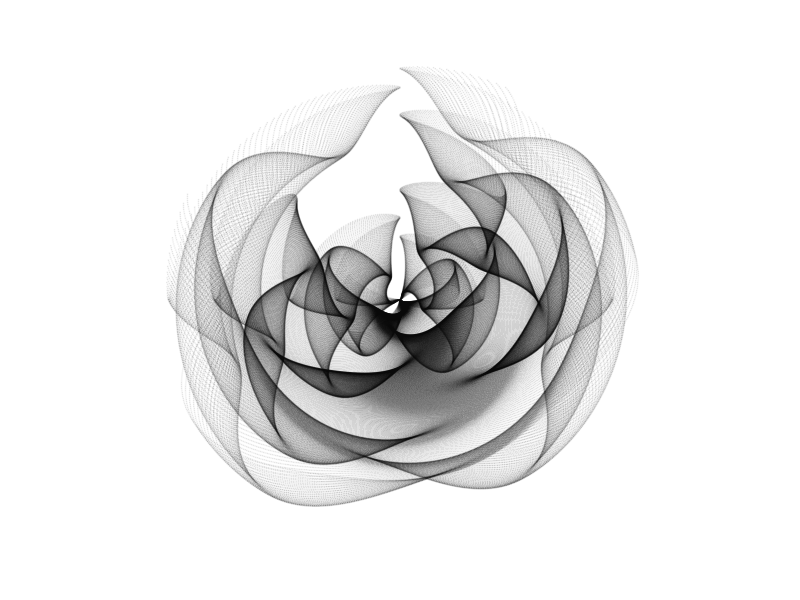

Write the R code that produced this figure.
install.packages ("tidyverse")
install.packages ("gapminder")

library(tidyverse)

seq(-3,3,by=.01) %>%
  
  expand.grid(x=., y=.) %>%
  
  ggplot(aes(x=(1-x-sin(y^2)), y=(1+y-cos(x^2)))) +
  
  geom_point(alpha=.05, shape=20, size=0)+
  
  theme_void()+
  
  coord_polar()